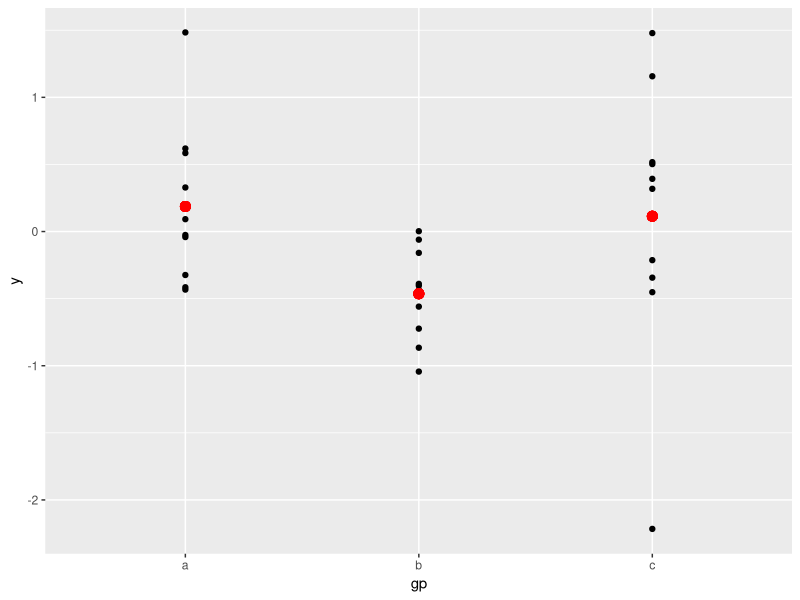

The R script that drew this image:
## ---- chunk 1
#| echo: false
knitr::kable(mtcars[1:2,])
## ---- chunk 2
#| echo: false
#| warning: false
#| fig-height: 2
library(ggplot2)
df <- data.frame(
  gp = factor(rep(letters[1:3], each = 10)),
  y = rnorm(30)
)
ds <- do.call(rbind, lapply(split(df, df$gp), function(d) {
  data.frame(mean = mean(d$y), sd = sd(d$y), gp = d$gp)
}))
ggplot(df, aes(gp, y)) +
  geom_point() +
  geom_point(data = ds, aes(y = mean), colour = 'red', size = 3)
